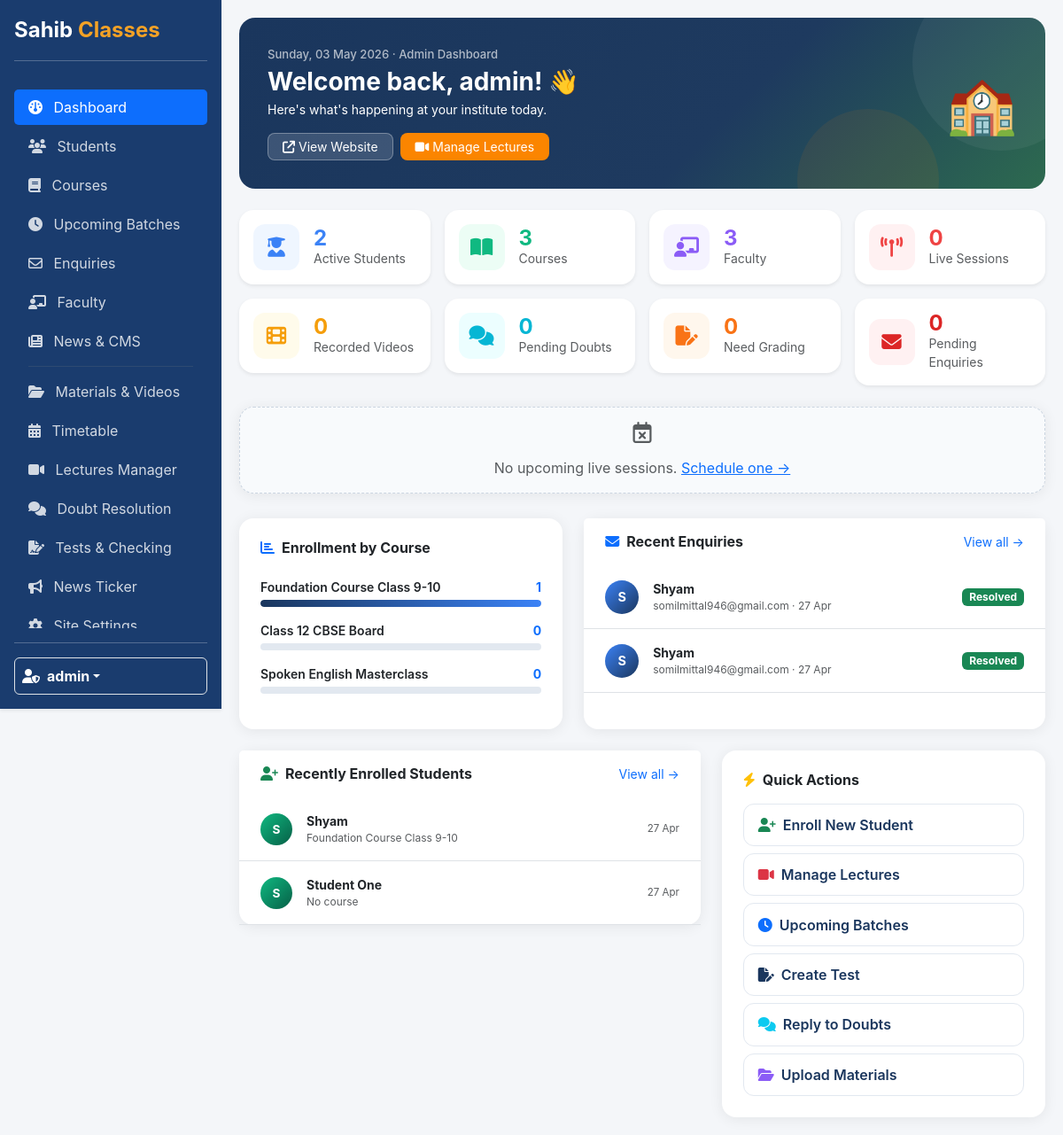
The page /admin/index.php (signed in) on the database its author committed.
### tables this page shows
CREATE TABLE `enquiries` (
  `id` int(11) NOT NULL AUTO_INCREMENT,
  `name` varchar(255) NOT NULL,
  `phone` varchar(50) NOT NULL,
  `email` varchar(255) NOT NULL,
  `course_id` int(11) DEFAULT NULL,
  `message` text DEFAULT NULL,
  `source` enum('contact','admission','course') NOT NULL,
  `status` enum('pending','contacted','resolved') DEFAULT 'pending',
  `created_at` timestamp NOT NULL DEFAULT current_timestamp(),
  PRIMARY KEY (`id`)
);

CREATE TABLE `students` (
  `id` int(11) NOT NULL AUTO_INCREMENT,
  `name` varchar(255) NOT NULL,
  `email` varchar(255) NOT NULL,
  `phone` varchar(20) DEFAULT NULL,
  `password_hash` varchar(255) NOT NULL,
  `course_id` int(11) DEFAULT NULL,
  `batch` varchar(100) DEFAULT NULL,
  `is_active` tinyint(1) DEFAULT 1,
  `created_at` timestamp NOT NULL DEFAULT current_timestamp(),
  `last_login` timestamp NULL DEFAULT NULL,
  PRIMARY KEY (`id`),
  UNIQUE KEY `email` (`email`),
  KEY `course_id` (`course_id`)
);

CREATE TABLE `courses` (
  `id` int(11) NOT NULL AUTO_INCREMENT,
  `name` varchar(255) NOT NULL,
  `category` varchar(100) NOT NULL,
  `duration` varchar(100) NOT NULL,
  `fee` decimal(10,2) NOT NULL,
  `mode` varchar(50) NOT NULL,
  `description` text DEFAULT NULL,
  `syllabus_json` longtext DEFAULT NULL CHECK (json_valid(`syllabus_json`)),
  `batch_timing` varchar(255) DEFAULT NULL,
  `brochure_pdf` varchar(255) DEFAULT NULL,
  `is_featured` tinyint(1) DEFAULT 0,
  `sort_order` int(11) DEFAULT 0,
  `created_at` timestamp NOT NULL DEFAULT current_timestamp(),
  PRIMARY KEY (`id`)
);

### admin/index.php (the view, shortened to what this page needs)
<?php
require_once __DIR__ . '/includes/header.php';
$db = getDB();
$student_count  = $db->query("SELECT COUNT(*) FROM students WHERE is_active=1")->fetchColumn();
$course_count   = $db->query("SELECT COUNT(*) FROM courses")->fetchColumn();
$enquiry_count  = $db->query("SELECT COUNT(*) FROM enquiries WHERE status='pending'")->fetchColumn();
$faculty_count  = $db->query("SELECT COUNT(*) FROM faculty")->fetchColumn();
$doubt_pending  = $db->query("SELECT COUNT(*) FROM doubts WHERE status='open'")->fetchColumn();
$sub_pending    = $db->query("SELECT COUNT(*) FROM test_submissions WHERE status='submitted'")->fetchColumn();
$live_upcoming  = $db->query("SELECT COUNT(*) FROM live_lectures WHERE is_active=1 AND scheduled_at >= NOW()")->fetchColumn();
$recorded_total = $db->query("SELECT COUNT(*) FROM recorded_lectures WHERE is_active=1")->fetchColumn();
$courseStats = $db->query("SELECT c.name, COUNT(s.id) as cnt FROM courses c LEFT JOIN students s ON s.course_id=c.id GROUP BY c.id ORDER BY cnt DESC LIMIT 6")->fetchAll();
$recent_enq = $db->query("SELECT * FROM enquiries ORDER BY created_at DESC LIMIT 6")->fetchAll();
$recent_stu = $db->query("SELECT s.name, s.email, c.name as cname, s.created_at FROM students s LEFT JOIN courses c ON s.course_id=c.id ORDER BY s.created_at DESC LIMIT 5")->fetchAll();
$nextLive = $db->query("SELECT l.*, c.name as cname FROM live_lectures l LEFT JOIN courses c ON l.course_id=c.id WHERE l.is_active=1 AND l.scheduled_at >= NOW() ORDER BY l.scheduled_at ASC LIMIT 1")->fetch();
?>
<div class="dash-header">
  <div class="row align-items-center position-relative" style="z-index:2">
    <div class="col-md-8">
      <div style="font-size:.82rem;opacity:.65;font-weight:500"><?= date('l, d F Y') ?> · Admin Dashboard</div>
      <h3 class="fw-bold mt-1 mb-1">Welcome back, <?= htmlspecialchars($_SESSION['admin_username'] ?? 'Admin') ?>! 👋</h3>
      <p class="mb-3 opacity-70 small">Here's what's happening at your institute today.</p>
      <div class="d-flex gap-2 flex-wrap">
        <a href="../index.php" target="_blank" class="btn btn-sm px-3" style="background:rgba(255,255,255,.15);color:#fff;border-radius:8px;border:1px solid rgba(255,255,255,.3)"><i class="fa-solid fa-arrow-up-right-from-square me-1"></i>View Website</a>
        <a href="lectures.php" class="btn btn-sm px-3" style="background:#fb8500;color:#fff;border-radius:8px"><i class="fa-solid fa-video me-1"></i>Manage Lectures</a>
      </div>
    </div>
    <div class="col-md-4 text-end d-none d-md-block">
      <div style="font-size:4rem;line-height:1">🏫</div>
    </div>
  </div>
</div>
<div class="row g-3 mb-4">
<?php
$kpis = [
  ['label'=>'Active Students','val'=>$student_count,'icon'=>'fa-user-graduate','color'=>'#3b82f6','bg'=>'#eff6ff','link'=>'students.php'],
  ['label'=>'Courses','val'=>$course_count,'icon'=>'fa-book-open','color'=>'#10b981','bg'=>'#ecfdf5','link'=>'courses.php'],
  ['label'=>'Faculty','val'=>$faculty_count,'icon'=>'fa-chalkboard-user','color'=>'#8b5cf6','bg'=>'#f5f3ff','link'=>'faculty.php'],
  ['label'=>'Live Sessions','val'=>$live_upcoming,'icon'=>'fa-broadcast-tower','color'=>'#ef4444','bg'=>'#fff1f2','link'=>'lectures.php'],
  ['label'=>'Recorded Videos','val'=>$recorded_total,'icon'=>'fa-film','color'=>'#f59e0b','bg'=>'#fffbeb','link'=>'lectures.php'],
  ['label'=>'Pending Doubts','val'=>$doubt_pending,'icon'=>'fa-comments','color'=>'#06b6d4','bg'=>'#ecfeff','link'=>'doubts.php'],
  ['label'=>'Need Grading','val'=>$sub_pending,'icon'=>'fa-file-pen','color'=>'#f97316','bg'=>'#fff7ed','link'=>'test_submissions.php'],
  ['label'=>'Pending Enquiries','val'=>$enquiry_count,'icon'=>'fa-envelope','color'=>'#dc2626','bg'=>'#fff1f2','link'=>'enquiries.php'],
];
foreach($kpis as $k): ?>
<div class="col-6 col-md-3">
  <a href="<?= $k['link'] ?>" class="kpi-card card p-3 shadow-sm text-decoration-none">
    <div class="d-flex align-items-center gap-3">
      <div class="kpi-icon" style="background:<?= $k['bg'] ?>;color:<?= $k['color'] ?>"><i class="fa-solid <?= $k['icon'] ?>"></i></div>
      <div>
        <div class="fw-bold fs-4 mb-0 lh-1" style="color:<?= $k['color'] ?>"><?= $k['val'] ?></div>
        <div class="text-muted small"><?= $k['label'] ?></div>
      </div>
    </div>
  </a>
</div>
<?php endforeach; ?>
</div>
<div class="row g-4">
  <div class="col-12">
    <?php if($nextLive): $dt = strtotime($nextLive['scheduled_at']); $diff = $dt - time(); ?>
    <?php else: ?>
    <div class="section-card card p-3 mb-1 d-flex align-items-center gap-3" style="background:#f8fafc;border:1.5px dashed #cbd5e1">
      <i class="fa-regular fa-calendar-xmark fs-4 text-muted"></i>
      <span class="text-muted">No upcoming live sessions. <a href="lectures.php">Schedule one →</a></span>
    </div>
    <?php endif; ?>
  </div>
  <div class="col-lg-5">
    <div class="section-card card p-4 h-100">
      <h6 class="fw-bold mb-4"><i class="fa-solid fa-chart-bar text-primary me-2"></i>Enrollment by Course</h6>
      <?php if(empty($courseStats)): ?>
        <div class="text-muted small text-center py-3">No enrollment data.</div>
      <?php else:
        $maxVal = max(array_column($courseStats,'cnt')) ?: 1;
        foreach($courseStats as $cs):
          $pct = round(($cs['cnt']/$maxVal)*100);
      ?>
      <div class="mb-3">
        <div class="d-flex justify-content-between small mb-1">
          <span class="fw-semibold text-truncate me-2"><?= htmlspecialchars($cs['name']) ?></span>
          <span class="fw-bold text-primary"><?= $cs['cnt'] ?></span>
        </div>
        <div class="bar-track"><div class="bar-fill" style="width:<?= $pct ?>%"></div></div>
      </div>
      <?php endforeach; endif; ?>
    </div>
  </div>
  <div class="col-lg-7">
    <div class="section-card card h-100">
      <div class="card-header bg-white border-0 px-4 py-3 d-flex justify-content-between align-items-center">
        <h6 class="mb-0 fw-bold"><i class="fa-solid fa-envelope text-primary me-2"></i>Recent Enquiries</h6>
        <a href="enquiries.php" class="small text-primary text-decoration-none">View all →</a>
      </div>
      <div class="card-body p-0">
        <?php if(empty($recent_enq)): ?>
          <div class="text-muted text-center py-4 small">No enquiries yet.</div>
        <?php else: foreach($recent_enq as $enq): ?>
        <div class="d-flex align-items-center gap-3 px-4 py-3 border-bottom">
          <div style="width:38px;height:38px;border-radius:50%;background:linear-gradient(135deg,#3b82f6,#1a365d);color:#fff;display:flex;align-items:center;justify-content:center;font-weight:700;font-size:.9rem;flex-shrink:0"><?= strtoupper(substr($enq['name'],0,1)) ?></div>
          <div class="flex-grow-1 min-w-0">
            <div class="fw-bold small text-truncate"><?= htmlspecialchars($enq['name']) ?></div>
            <div class="text-muted" style="font-size:.75rem"><?= htmlspecialchars($enq['email']) ?> · <?= date('d M', strtotime($enq['created_at'])) ?></div>
          </div>
          <?php $bc = ['pending'=>'bg-warning text-dark','contacted'=>'bg-primary','resolved'=>'bg-success']; ?>
          <span class="badge <?= $bc[$enq['status']] ?? 'bg-secondary' ?>"><?= ucfirst($enq['status']) ?></span>
        </div>
        <?php endforeach; endif; ?>
      </div>
    </div>
  </div>
  <div class="col-lg-7">
    <div class="section-card card">
      <div class="card-header bg-white border-0 px-4 py-3 d-flex justify-content-between align-items-center">
        <h6 class="mb-0 fw-bold"><i class="fa-solid fa-user-plus text-success me-2"></i>Recently Enrolled Students</h6>
        <a href="students.php" class="small text-primary text-decoration-none">View all →</a>
      </div>
      <div class="card-body p-0">
        <?php if(empty($recent_stu)): ?>
          <div class="text-muted text-center py-4 small">No students yet.</div>
        <?php else: foreach($recent_stu as $s): ?>
        <div class="d-flex align-items-center gap-3 px-4 py-3 border-bottom">
          <div style="width:36px;height:36px;border-radius:50%;background:linear-gradient(135deg,#10b981,#065f46);color:#fff;display:flex;align-items:center;justify-content:center;font-weight:700;font-size:.85rem;flex-shrink:0"><?= strtoupper(substr($s['name'],0,1)) ?></div>
          <div class="flex-grow-1 min-w-0">
            <div class="fw-bold small"><?= htmlspecialchars($s['name']) ?></div>
            <div class="text-muted" style="font-size:.75rem"><?= htmlspecialchars($s['cname'] ?? 'No course') ?></div>
          </div>
          <div class="text-muted" style="font-size:.72rem"><?= date('d M', strtotime($s['created_at'])) ?></div>
        </div>
        <?php endforeach; endif; ?>
      </div>
    </div>
  </div>
  <div class="col-lg-5">
    <div class="section-card card p-4 h-100">
      <h6 class="fw-bold mb-3"><i class="fa-solid fa-bolt text-warning me-2"></i>Quick Actions</h6>
      <div class="d-grid gap-2">
        <a href="students.php" class="quick-action btn"><i class="fa-solid fa-user-plus me-2 text-success"></i>Enroll New Student</a>
        <a href="lectures.php" class="quick-action btn"><i class="fa-solid fa-video me-2 text-danger"></i>Manage Lectures</a>
        <a href="batches.php" class="quick-action btn"><i class="fa-solid fa-clock me-2 text-primary"></i>Upcoming Batches</a>
        <a href="tests.php" class="quick-action btn"><i class="fa-solid fa-file-pen me-2 text-orange"></i>Create Test</a>
        <a href="doubts.php" class="quick-action btn"><i class="fa-solid fa-comments me-2 text-info"></i>Reply to Doubts</a>
        <a href="materials.php" class="quick-action btn"><i class="fa-solid fa-folder-open me-2" style="color:#8b5cf6"></i>Upload Materials</a>
      </div>
    </div>
  </div>
</div>
<?php require_once __DIR__ . '/includes/footer.php'; ?>

### rows shown on the page
enquiries: name "S", name "Shyam", email "somilmittal946@gmail.com", created_at "27 Apr", status "Resolved"
enquiries: name "S", name "Shyam", email "somilmittal946@gmail.com", created_at "27 Apr", status "Resolved"
students: name "S", name "Shyam", course.name "Foundation Course Class 9-10", created_at "27 Apr"
students: name "S", name "Student One", cname "No course", created_at "27 Apr"

### other values the page prints
$_SESSION['admin_username'] "admin"
$k['val'] "2"
$k['label'] "Active Students"
$k['val'] "3"
$k['label'] "Courses"
$k['label'] "Faculty"
$k['val'] "0"
$k['label'] "Live Sessions"
$k['label'] "Recorded Videos"
$k['label'] "Pending Doubts"
$k['label'] "Need Grading"
$k['label'] "Pending Enquiries"
$cs['name'] "Foundation Course Class 9-10"
$cs['cnt'] "1"
$cs['name'] "Class 12 CBSE Board"
